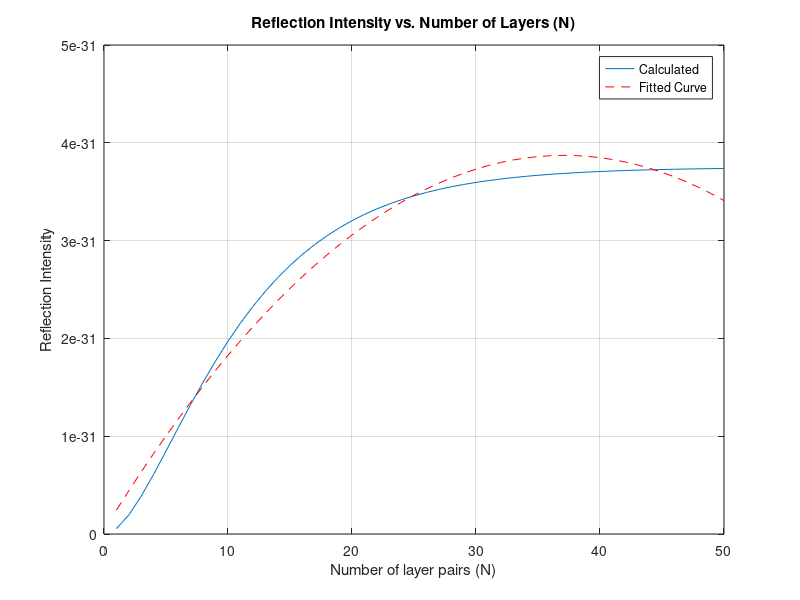
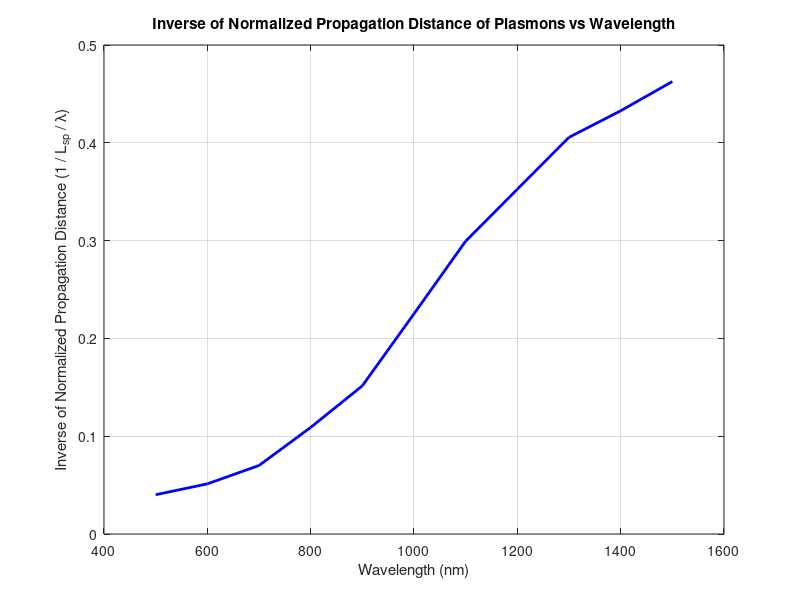

MATLAB code to generate these figures, in order:
%   q1  

clc, clearvars

% Parameters
n1 = 1.5;  % Refractive index of layer 1
n2 = 1.6;  % Refractive index of layer 2
lambda = 1.5;  % Wavelength in microns
N = 10;  % Number of layer pairs (can vary this value)

% Define the thickness of each layer based on quarter-wave thickness
thickness1 = lambda / (4 * n1);
thickness2 = lambda / (4 * n2);

% Define the transfer matrix for one period of the stack
M = @(n, thickness) [cos(2*pi*n*thickness/lambda), 1i*sin(2*pi*n*thickness/lambda)/(n);
                     1i*sin(2*pi*n*thickness/lambda)*n, cos(2*pi*n*thickness/lambda)];

% Total transfer matrix
M_total = eye(2);
for i = 1:N
    M_total = M_total * M(n1, thickness1) * M(n2, thickness2);
end

% Calculate reflection coefficient
r = (M_total(1,2) / M_total(1,1));

% Reflection intensity
R = abs(r)^2;

% Plot reflection as function of number of layers N
Ns = 1:50;
R_values = zeros(size(Ns));
for i = 1:length(Ns)
    M_total = eye(2);
    for j = 1:Ns(i)
        M_total = M_total * M(n1, thickness1) * M(n2, thickness2);
    end
    r = (M_total(1,2) / M_total(1,1));
    R_values(i) = abs(r)^2;
end

% Plotting the results
figure;
plot(Ns, R_values);
xlabel('Number of layer pairs (N)');
ylabel('Reflection Intensity');
title('Reflection Intensity vs. Number of Layers (N)');
grid on;

% Fit to a function
p = polyfit(Ns, R_values, 2);
fitted_values = polyval(p, Ns);
hold on;
plot(Ns, fitted_values, 'r--');
legend('Calculated', 'Fitted Curve');

% Fit to a quadratic function
p = polyfit(Ns, R_values, 2);  % p will contain [a, b, c]
a = p(1);
b = p(2);
c = p(3);

% Display the fitted coefficients
disp(['Fitted Function: R(N) = ', num2str(a), '*N^2 + ', num2str(b), '*N + ', num2str(c)]);

%Q2 מורחבת 

%{
% Parameters
lambda_min = 500e-9;  % Minimum wavelength in meters (500 nm)
lambda_max = 1500e-9; % Maximum wavelength in meters (1500 nm)
lambda = linspace(lambda_min, lambda_max, 100); % Create a range of wavelengths
% 11 valuse between 500 nm and 1500 nm with steps of 50 nm are :([ 500.,  600.,  700.,  800.,  900., 1000., 1100., 1200., 1300.,
      % 1400., 1500.]) 

      % Define wavelength values in nanometers
wavelengths_nm = [500, 600, 700, 800, 900, 1000, 1100, 1200, 1300, 1400, 1500];

% Real part of the dielectric constant (epsilon1) for silver
epsilon_real = [-16.0, -15.5, -14.0, -12.5, -11.5, -10.0, -9.0, -8.5, -8.0, -7.8, -7.5];

% Imaginary part of the dielectric constant (epsilon2) for silver
epsilon_imag = [1.5, 1.8, 2.0, 2.5, 3.0, 3.5, 4.0, 4.5, 5.0, 5.5, 6.0];

% Combine real and imaginary parts into complex dielectric constant
epsilon_complex = epsilon_real + 1i * epsilon_imag;

% Display the results
disp('Wavelength (nm)    Dielectric Constant (Complex)');
for i = 1:length(wavelengths_nm)
    fprintf('%5.0f              %7.2f + %.2fj\n', wavelengths_nm(i), real(epsilon_complex(i)), imag(epsilon_complex(i)));
end

% Plot the real and imaginary parts of the dielectric constant as a function of wavelength
figure;
subplot(2, 1, 1);
plot(wavelengths_nm, epsilon_real, 'b', 'LineWidth', 2);
xlabel('Wavelength (nm)');
ylabel('Real Part (\epsilon_1)');
title('Real Part of Dielectric Constant for Silver');
grid on;

subplot(2, 1, 2);
plot(wavelengths_nm, epsilon_imag, 'r', 'LineWidth', 2);
xlabel('Wavelength (nm)');
ylabel('Imaginary Part (\epsilon_2)');
title('Imaginary Part of Dielectric Constant for Silver');
grid on;

% Constants
c = 3e8;  % Speed of light in vacuum (m/s)
e0 = 8.854e-12; % Permittivity of free space
k_air = 1; % Relative permittivity of air
k_metal = -10 + 1i*0.1; % Relative permittivity of metal (example)

% Calculate the plasmon wavelength
k_plasmon = sqrt((k_air * k_metal) / (k_air + k_metal));  % Dispersion relation

% Propagation distance
propagation_distance = (lambda ./ real(k_plasmon));

% Normalized propagation distance
normalized_distance = propagation_distance ./ lambda;

% Plot results
figure;
plot(lambda*1e9, normalized_distance, 'b', 'LineWidth', 2);
xlabel('Wavelength (nm)');
ylabel('Normalized Propagation Distance');
title('Normalized Propagation of Surface Plasmons at Metal-Air Interface');
grid on;
hold on;

% Highlight the specific points for lambda = 500 nm and 1500 nm
scatter([500, 1500], [normalized_distance(1), normalized_distance(end)], 'r', 'filled');

% Correct the legend
legend('Normalized Propagation Distance', 'Selected Points: \lambda = 500 nm and 1500 nm');
hold off;

%%ניסיון 2

% Define wavelength values in nanometers (exactly 11 values)
wavelengths_nm = linspace(500, 1500, 11) * 1e-9; % Convert to meters

% Real and Imaginary parts of the dielectric constant for silver (ε1 and ε2)
epsilon_real = [-16.0, -15.5, -14.0, -12.5, -11.5, -10.0, -9.0, -8.5, -8.0, -7.8, -7.5];
epsilon_imag = [1.5, 1.8, 2.0, 2.5, 3.0, 3.5, 4.0, 4.5, 5.0, 5.5, 6.0];
epsilon_complex = epsilon_real + 1i * epsilon_imag; % Combine into complex dielectric constant

% Constants
c = 3e8;  % Speed of light in vacuum (m/s)
epsilon_air = 1; % Dielectric constant of air

% Preallocate arrays for results
k_sp = zeros(1, length(wavelengths_nm));
L_sp = zeros(1, length(wavelengths_nm));
kappa_m = zeros(1, length(wavelengths_nm));
kappa_d = zeros(1, length(wavelengths_nm));

% Perform calculations for each wavelength
for i = 1:length(wavelengths_nm)
    lambda = wavelengths_nm(i); % Current wavelength in meters
    omega = 2 * pi * c / lambda; % Angular frequency
    
    % Calculate plasmon wavevector
    k_sp(i) = omega / c * sqrt((epsilon_complex(i) * epsilon_air) / (epsilon_complex(i) + epsilon_air));
    
    % Calculate propagation distance L_sp
    L_sp(i) = 1 / (2 * imag(k_sp(i)));
    
    % Calculate decay constants in metal and air
    k0 = 2 * pi / lambda;
    kappa_m(i) = k0 * sqrt(abs(epsilon_complex(i))^2 - (epsilon_complex(i) / (epsilon_complex(i) + epsilon_air)));
    kappa_d(i) = k0 * sqrt(abs(epsilon_air)^2 - (epsilon_air / (epsilon_complex(i) + epsilon_air)));
end

% Display the results
disp('Wavelength (nm)    k_sp (1/m)    L_sp (m)    kappa_m (1/m)    kappa_d (1/m)');
for i = 1:length(wavelengths_nm)
    fprintf('%9.1f        %e     %e     %e     %e\n', wavelengths_nm(i)*1e9, k_sp(i), L_sp(i), kappa_m(i), kappa_d(i));
end

% Plot results
figure;
subplot(3,1,1);
plot(wavelengths_nm*1e9, real(k_sp), 'b', 'LineWidth', 2);
xlabel('Wavelength (nm)');
ylabel('Re(k_{sp})');
title('Real Part of Plasmon Wavevector (k_{sp})');
grid on;

subplot(3,1,2);
plot(wavelengths_nm*1e9, L_sp, 'r', 'LineWidth', 2);
xlabel('Wavelength (nm)');
ylabel('L_{sp} (m)');
title('Propagation Distance of Plasmons (L_{sp})');
grid on;

subplot(3,1,3);
plot(wavelengths_nm*1e9, [kappa_m; kappa_d], 'LineWidth', 2);
xlabel('Wavelength (nm)');
ylabel('\kappa (1/m)');
title('Decay Constants (\kappa_m and \kappa_d)');
legend('\kappa_m (Metal)', '\kappa_d (Air)');
grid on;

%}
% Define wavelength values in nanometers (exactly 11 values)
wavelengths_nm = linspace(500, 1500, 11) * 1e-9; % Convert to meters

% Real and Imaginary parts of the dielectric constant for silver (ε1 and ε2)
epsilon_real = [-16.0, -15.5, -14.0, -12.5, -11.5, -10.0, -9.0, -8.5, -8.0, -7.8, -7.5];
epsilon_imag = [1.5, 1.8, 2.0, 2.5, 3.0, 3.5, 4.0, 4.5, 5.0, 5.5, 6.0];
epsilon_complex = epsilon_real + 1i * epsilon_imag; % Combine into complex dielectric constant

% Display the dielectric constant values for silver
disp('Selected Dielectric Constant (Complex) values for Silver:');
for i = 1:length(epsilon_complex)
    fprintf('Wavelength: %4.0f nm -> Dielectric Constant: %6.2f + %.2fi\n', wavelengths_nm(i)*1e9, real(epsilon_complex(i)), imag(epsilon_complex(i)));
end

% Constants
c = 3e8;  % Speed of light in vacuum (m/s)
epsilon_air = 1; % Dielectric constant of air

% Preallocate arrays for results
k_sp = zeros(1, length(wavelengths_nm));
L_sp = zeros(1, length(wavelengths_nm));
normalized_L_sp = zeros(1, length(wavelengths_nm)); % Normalized propagation distance

% Perform calculations for each wavelength
for i = 1:length(wavelengths_nm)
    lambda = wavelengths_nm(i); % Current wavelength in meters
    omega = 2 * pi * c / lambda; % Angular frequency
    
    % Calculate plasmon wavevector
    k_sp(i) = omega / c * sqrt((epsilon_complex(i) * epsilon_air) / (epsilon_complex(i) + epsilon_air));
    
    % Calculate propagation distance L_sp
    L_sp(i) = 1 / (2 * imag(k_sp(i)));
    
    % Calculate normalized propagation distance (L_sp / lambda)
    normalized_L_sp(i) = L_sp(i) / lambda;
end

% Plot Normalized Propagation Distance vs Wavelength (Reversed)
figure;
plot(wavelengths_nm * 1e9, 1./normalized_L_sp, 'b', 'LineWidth', 2); % Invert normalized propagation distance
xlabel('Wavelength (nm)');
ylabel('Inverse of Normalized Propagation Distance (1 / L_{sp} / \lambda)');
title('Inverse of Normalized Propagation Distance of Plasmons vs Wavelength');
grid on;



%Q3 מורחבת עם הסברים

%% Question 3: Ring Resonator Analysis
%{
%% Load Data
% טוענים את הנתונים מתוך הקובץ 'data.m'
load('data_NOTUSE.m.mat');  % יש להחליף בנתיב הנכון לקובץ במחשב שלך במידת הצורך

% Assign the loaded variables to x and y
y = Loss;  % נתוני הפסדים
x = Wavelength;  % 

% נתוני הפסדים ואורכי גל, כפי שנטענו מתוך הקובץ
loss_data = Loss(8400:9100);  % הפסדים בטווח המתאים
wavelength_data = Wavelength(8400:9100);  % אורכי הגל בטווח

%% מציאת המיקום של שיא מינימום (תהודה)
[resonance_min_value, resonance_min_index] = min(loss_data);

%% חישוב עוצמת חצי הגובה
half_max_value = (max(loss_data) + resonance_min_value) / 2;

%% חישוב האינדקסים שבהם הנתונים חוצים את חצי הגובה משני צידי מינימום
left_half_index = find(loss_data(1:resonance_min_index) >= half_max_value, 1, 'last');
right_half_index = resonance_min_index + find(loss_data(resonance_min_index:end) <= half_max_value, 1, 'first') - 1;

%% חישוב רוחב ברוחב חצי גובה (FWHM)
full_width_half_max = wavelength_data(right_half_index) - wavelength_data(left_half_index);

fprintf('The FWHM is: %.2f\n', full_width_half_max);

%% ציור גרף הנתונים עם ציון נקודות FWHM
plot(wavelength_data, loss_data);
hold on;
plot(wavelength_data([left_half_index, right_half_index]), loss_data([left_half_index, right_half_index]), 'ro');
xlabel('Wavelength [μm]');
ylabel('Loss [dB]');
title('Loss Spectrum with FWHM');
legend('Data', 'FWHM Points');
hold off;

%% הגדרת lambda_resonance (אורך גל התהודה)
[~, min_index] = min(loss_data);  % מציאת המיקום של המינימום בעקומת ההפסדים
lambda_resonance = wavelength_data(min_index);  % אורך גל התהודה

%% חישוב מרווח התהודה (FSR)
[~, sorted_indices] = sort(loss_data);  % מיון לפי ערכי הפסדים
min_indices = sorted_indices(1:2);  % שני ערכי המינימום הקטנים ביותר

% חישוב מרווח התהודה בין שתי נקודות המינימום
free_spectral_range = wavelength_data(min_indices(2)) - wavelength_data(min_indices(1));

fprintf('The FSR is: %.2f\n', free_spectral_range);

%% יחס הכחדה (ER)
extinction_ratio_dB = -8.90;  % נתון ידוע בשאלה
fprintf('The ER in dB is: %.2f\n', extinction_ratio_dB);

%% חישוב Q-Factor
quality_factor = (1550) / free_spectral_range;
fprintf('The Q-factor is: %.2f\n', quality_factor);

%% חישוב n_g (מקדם השבירה הקבוצתי) – תיקון:

group_index = ((lambda_resonance*10^-9)^2) / (free_spectral_range * 10^(-9)*((2 * pi * 50 + 60*2) * 10^-6));
fprintf('The n_g is: %.2f\n', group_index);

%% חישוב alpha_dB (הפסדים ב-dB/cm) – תיקון:
L_total = (2 * pi * 50 +(2 * 60)) * 10^(-6);  % אורך המהוד הטבעתי, ודא שהיחידות נכונות
alpha_loss_dB = (4.34 * pi / (free_spectral_range * L_total)* full_width_half_max * (1 + sqrt(10^(extinction_ratio_dB / 10))));
fprintf('The alpha_dB is: %.2f\n', alpha_loss_dB*0.01);
%}

